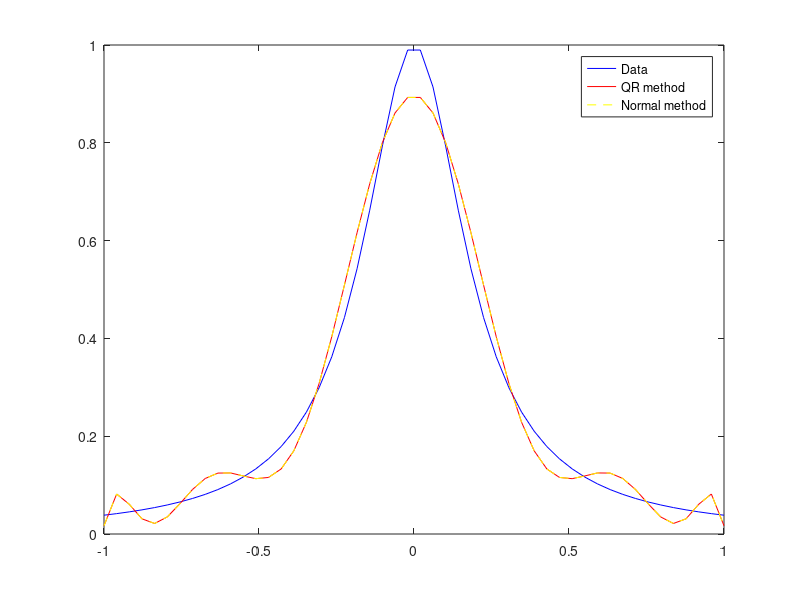

MATLAB code for this plot:
clc;
t = (linspace(-1,1,50))';
f = @(t) (1+25.*t.^2).^-1;
ft = (f(t));
A = [ones(size(t)),t,t.^2,t.^3,t.^4,t.^5,t.^6,t.^7,t.^8,t.^9,t.^10];
x = A\ft;
xx = flipud(x);
x2 = (A' * A) \ (A' * ft);
xx2 = flipud(x2);
plot(t,ft,'b'), hold on
plot(t,polyval(xx,t),'r') ,hold on
plot(t,polyval(xx2,t),'y--')
hold off
legend('Data','QR method','Normal method')
r1 = A*xx - ft;
nr1 = norm(r1,2)
r2 = A*xx2 - ft;
nr2 = norm(r2,2)
